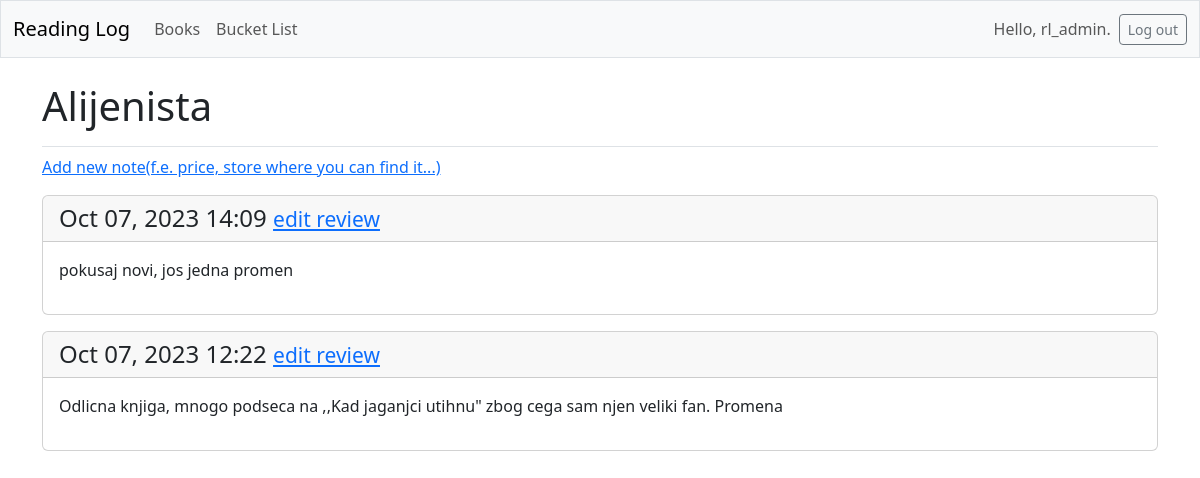
Before: /bucket_list/1/ (signed in) with the older database file.
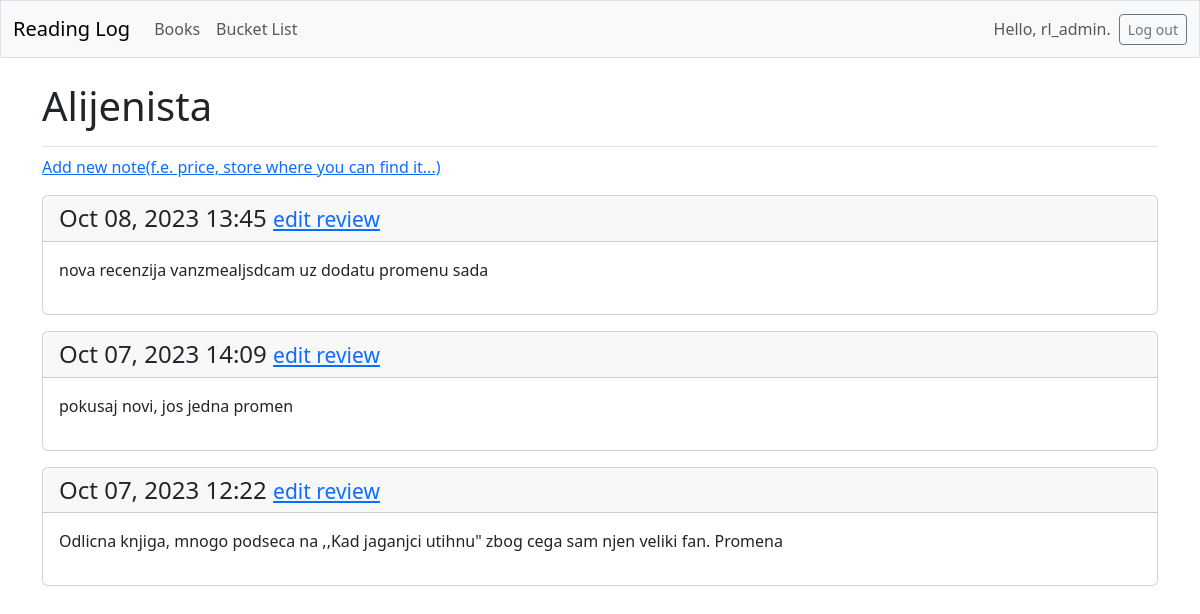
After: the same page with the newer database file.
### reading_log/models.py (models this page shows, shortened)
class Review(models.Model):
    book = models.ForeignKey(Book, on_delete=models.CASCADE)
    text = models.TextField()
    date_added = models.DateTimeField(auto_now_add=True)
    class Meta:
        verbose_name_plural = 'reviews'

### reading_log/views.py (the view)
# urls.py: path('bucket_list/<int:book_id>/', views.bucket_list_item, name='bucket_list_item'),
@login_required
def bucket_list_item(request, book_id):
    bucket_list_item = Book.objects.get(id=book_id)
    if bucket_list_item.owner != request.user:
        raise Http404
    reviews = bucket_list_item.review_set.order_by('-date_added')
    context = {'bucket_list_item': bucket_list_item, 'reviews': reviews}
    return render(request, 'reading_log/bucket_list_item.html', context)

### reading_log/templates/reading_log/bucket_list_item.html
{% extends 'reading_log/base.html' %}
{% block page_header %}
  <h1>{{ bucket_list_item.text }}</h1>
{% endblock page_header %}
{% block content %}
  <p>
    <a href="{% url 'reading_log:new_review' bucket_list_item.id %}">Add new note(f.e. price, store where you can find it...)</a>
  </p>
  {% for review in reviews %}
    <div class="card mb-3">
      <h4 class="card-header">
        {{ review.date_added|date:'M d, Y H:i' }}
        <small><a href="{% url 'reading_log:edit_review' review.id %}">
          edit review</a></small>
      </h4>
      <div class="card-body">{{ review.text|linebreaks }}</div>
    </div>
  {% empty %}
    <p>There are no notes for this book yet.</p>
  {% endfor %}
{% endblock content %}

Changed rows visible on the page:
added Review: date_added "Oct 08, 2023 13:45", text "nova recenzija vanzmealjsdcam uz dodatu promenu sada"
